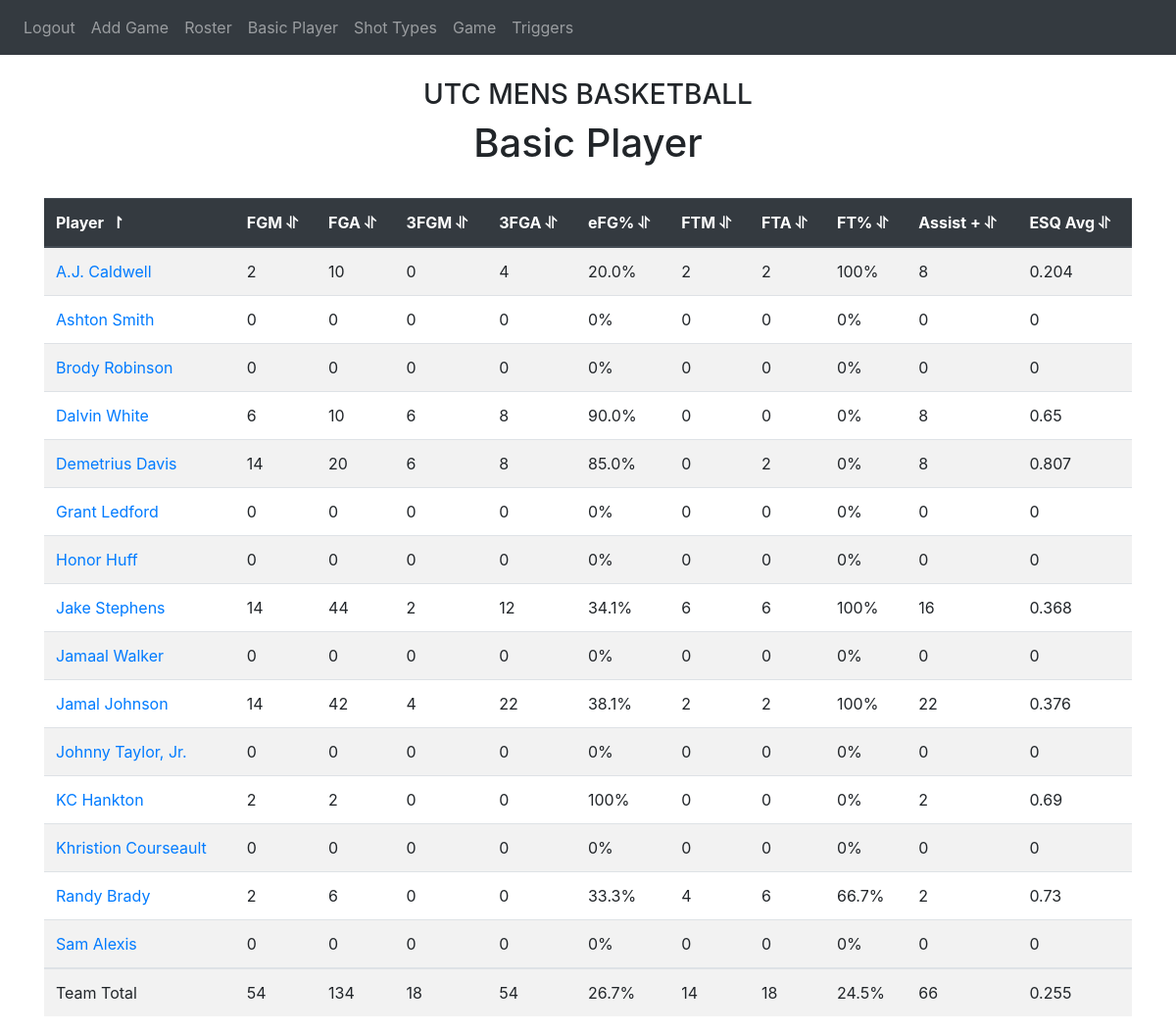
The app's page /basic_player (signed in) with its own data.
### website/models.py (models this page shows)
class Player(db.Model):
    id = db.Column(db.Integer, primary_key = True)
    number = db.Column(db.Integer)
    initials = db.Column(db.String(5))
    name = db.Column(db.String(30))

### website/views.py (the view)
@views.route('/basic_player', methods=['GET','POST'])
@login_required
def basic_player():
    players = db.session.query(Player).all()
    fgms=0
    fgas=0
    fgm3s=0
    fga3s=0
    efgs=0
    ftms=0
    ftas=0
    ftpercs=0
    assists=0
    esqs=0
    fgm = []
    fga = []
    fgm3 = []
    fga3 = []
    efg = []
    ftm = []
    fta = []
    ftperc = []
    assist = []
    esq = []
    for player in players:
            getcontext().prec = 3
            fgm_ = Decimal(db.session.query(Possession).filter(and_(Possession.shooter==player.id,Possession.result=="Make")).count())
            fgm3_ = Decimal(db.session.query(Possession).filter(and_(Possession.shooter==player.id, Possession.result=="Make", (or_(Possession.shot=="SB3", Possession.shot=="D3", Possession.shot =="PT3", Possession.shot == "NP3")))).count())
            fga_ = Decimal(db.session.query(Possession).filter(Possession.shooter==player.id).count())
            if fga_ != 0:
                efg_ = ((fgm_ + (Decimal(.5)*fgm3_)) / fga_)* (Decimal(100))
                efg.append(efg_)
                efgs += efg_
            else:
                efg.append(0)
            fgm.append(db.session.query(Possession).filter(and_(Possession.shooter==player.id,Possession.result=="Make")).count())
            fgms += db.session.query(Possession).filter(and_(Possession.shooter==player.id,Possession.result=="Make")).count()
            fga.append(db.session.query(Possession).filter(Possession.shooter==player.id).count())
            fgas += db.session.query(Possession).filter(Possession.shooter==player.id).count()
            fgm3.append(db.session.query(Possession).filter(and_(Possession.shooter==player.id, Possession.result=="Make", (or_(Possession.shot=="SB3", Possession.shot=="D3", Possession.shot =="PT3", Possession.shot == "NP3")))).count())
            fgm3s += db.session.query(Possession).filter(and_(Possession.shooter==player.id, Possession.result=="Make", (or_(Possession.shot=="SB3", Possession.shot=="D3", Possession.shot =="PT3", Possession.shot == "NP3")))).count()
            fga3.append(db.session.query(Possession).filter(and_(Possession.shooter==player.id, (or_(Possession.shot=="SB3", Possession.shot=="D3", Possession.shot =="PT3", Possession.shot == "NP3")))).count())
            fga3s += db.session.query(Possession).filter(and_(Possession.shooter==player.id, (or_(Possession.shot=="SB3", Possession.shot=="D3", Possession.shot =="PT3", Possession.shot == "NP3")))).count()
            ftm.append(db.session.query(Possession).filter(and_(Possession.shooter==player.id, (or_(Possession.ftm==1, Possession.ftm ==2)))).count())
            ftm_ = Decimal(db.session.query(Possession).filter(and_(Possession.shooter==player.id, (or_(Possession.ftm==1, Possession.ftm ==2)))).count())
            ftms += ftm_
            fta.append(db.session.query(Possession).filter(and_(Possession.shooter==player.id, (or_(Possession.fta==1, Possession.fta ==2)))).count())
            fta_ = Decimal(db.session.query(Possession).filter(and_(Possession.shooter==player.id, (or_(Possession.fta==1, Possession.fta ==2)))).count())
            ftas += fta_
            esq_ = db.session.query(Possession.esq).filter(and_(Possession.shooter==player.id,Possession.result=="Make")).all()
            getcontext().prec = 5
            sum = Decimal(0)
            for x in esq_:
                sum = sum + Decimal(x[0])
                if player.name == "Demetrius Davis":
                    print(Decimal(x[0]))
            if player.name == "Demetrius Davis":
                print(sum)
            esq_ = sum
            getcontext().prec = 3
            if fga_ != 0:
                esq_ = (esq_ / fga_)#* Decimal(100)
                esq.append(esq_)
                esqs += esq_
            else:
                esq.append(0)
            if fta_ != 0:
                ftperc_ = (ftm_ / fta_) * (Decimal(100))
                ftperc.append(ftperc_)
                ftpercs += ftperc_
            else:
                ftperc.append(0)
            assist.append(db.session.query(Possession).filter(and_(Possession.shooter==player.id,Possession.assist==1)).count())
            assists += db.session.query(Possession).filter(and_(Possession.shooter==player.id,Possession.assist==1)).count()
    efgs = efgs / Decimal(len(players))
    ftpercs = ftpercs / Decimal(len(players))
    print("ESQQQQQQQQQQQQQQQQQQQQQQQQQQQQQQQQQQ")
    print(esqs)
    esqs = esqs / Decimal(len(players))
    sum = {'fgm': fgms,
           'fga': fgas,
           'fgm3': fgm3s,
           'fga3': fga3s,
           'efg': efgs,
           'ftm': ftms,
           'fta': ftas,
           'ftperc': ftpercs,
           'assist': assists,
           'esq': esqs
           }
    return render_template("basic_player.html",user=current_user,players=players, fgm = fgm , fga = fga, fgm3 = fgm3 , fga3 =fga3, efg=efg, ftm=ftm, fta=fta, ftperc = ftperc, assist = assist, esq = esq , sum=sum)

### website/__init__.py (called while the page is built)
def create_app():
    app = Flask(__name__)
    app.config['SECRET_KEY'] = 'sdlkasdjfslkjl'
    app.config['SQLALCHEMY_DATABASE_URI'] = f'sqlite:///{DB_NAME}'
    db.init_app(app)
    from .views import views
    from .auth import auth
    app.register_blueprint(views,url_prefix='/')
    app.register_blueprint(auth,url_prefix='/')
    from .models import User, Note
    with app.app_context():
        db.create_all()
    login_manager = LoginManager()
    login_manager.login_view = 'auth.login'
    login_manager.init_app(app)
    @login_manager.user_loader
    def load_user(id):
        return User.query.get(int(id))
    with app.app_context():
        return app

### website/templates/basic_player.html (shortened to what this page needs)
{%extends "base.html"%} {%block style%}
<link
      rel="stylesheet"
      href="../static/tablesort.css"
    />
    <link href="//maxcdn.bootstrapcdn.com/font-awesome/4.1.0/css/font-awesome.min.css" rel="stylesheet">
{%endblock%}{% block title%}Home{%endblock%} {%block content%}
<h3 align="center">UTC MENS BASKETBALL</h3>
<h1 align="center">Basic Player</h1>
<div class="table-responsive">
<table class='table table-striped' >
  <thead class = 'thead-dark'>
  <tr>
    <th >Player</th>
    <th>FGM</th>
    <th>FGA</th>
    <th>3FGM</th>
    <th>3FGA</th>
    <th>eFG%</th>
    <th>FTM</th>
    <th>FTA</th>
    <th>FT%</th>
    <th>Assist +</th>
    <th>ESQ Avg</th>
  </tr>
</thead>
<tbody>
  {%for i in range(0,(players | length))%}
    {% set efgb = 0 %}
    {%set ftpercb = 0 %}
    {%set esqb = 0 %}
  <tr>
    {%if efg[i] != None%}
      {%set efgb = efg[i] %}
      {%endif%}
    {%if ftperc[i] != None%}
      {%set ftpercb = ftperc[i] %}
      {%endif%}
    {%if esq[i] != None%}
      {%set esqb = esq[i] %}
      {%endif%}
    <td><a href = ""onClick="enterPlayerdep({{players[i].id}}, {{fgm[i]}}, {{fga[i]}}, {{fgm3[i]}}, {{fga3[i]}} ,  {{efgb}} , {{ftm[i]}}, {{fta[i]}}, {{ftpercb}} ,{{assist[i]}}, {{esqb}})">{{players[i].name}}</a></td>
    <td>{{fgm[i]}}</td>
    <td>{{fga[i]}}</td>
    <td>{{fgm3[i]}}</td>
    <td>{{fga3[i]}}</td>
    {%if efg[i] != None%}
    <td>
      {{efg[i]}}{{"%"}}</td>
      {%else%}
      <td>
        {{efg[i]}}</td>
      {%endif%}
    <td>{{ftm[i]}}</td>
    <td>{{fta[i]}}</td>
    {%if ftperc[i] != None%}
    <td>
      {{ftperc[i]}}{{"%"}}</td>
      {%else%}
      <td>
        {{ftperc[i]}}</td>
      {%endif%}
    <td>{{assist[i]}}</td>
    <td>{{esq[i]}}</td>
  </tr>
  {%endfor%}
</tbody>
  <tr>
    <td>Team Total</td>
    <td>{{sum['fgm']}}</td>
    <td>{{sum['fga']}}</td>
    <td>{{sum['fgm3']}}</td>
    <td>{{sum['fga3']}}</td>
    <td>{{sum['efg']}}{{"%"}}</td>
    <td>{{sum['ftm']}}</td>
    <td>{{sum['fta']}}</td>
    <td>{{sum['ftperc']}}{{"%"}}</td>
    <td>{{sum['assist']}}</td>
    <td>{{sum['esq']}}</td>
  </tr>
</table>
</div>
{%endblock%}

### website/templates/base.html (shortened to what this page needs)
<!DOCTYPE html>
<html>
  <head>
    <link
      rel="stylesheet"
      href="https://stackpath.bootstrapcdn.com/bootstrap/4.4.1/css/bootstrap.min.css"
    />
    <link
      rel="stylesheet"
      href="https://stackpath.bootstrapcdn.com/font-awesome/4.7.0/css/font-awesome.min.css"
    />
    {%block style%}{%endblock%}
  </head>
  <body>
    <nav class="navbar navbar-expand-lg navbar-dark bg-dark">
      <div class="collapse navbar-collapse" id="navbar">
        <div class="navbar-nav">
          {%if user.is_authenticated%}
          <a class="nav-item nav-link" id="logout" href="/logout">Logout</a>
          <a class="nav-item nav-link" id="home" href="/">Add Game</a>
          <a class="nav-item nav-link" id="roster" href="/roster">Roster</a>
          <a class="nav-item nav-link" id="basic_player" href="/basic_player">Basic Player</a>
          <a class="nav-item nav-link" id="shot_types" href="/shot_types">Shot Types</a>
           <a class="nav-item nav-link" id="games" href="/games">Game</a>
          <a class="nav-item nav-link" id="triggers" href="/triggers">Triggers</a>
          {%else%}
          <a class="nav-item nav-link" id="login" href="/login">Login</a>
          <a class="nav-item nav-link" id="signUp" href="/sign-up">Sign Up</a>
          {%endif%}
        </div>
      </div>
    </nav>
    <div class="container">{%block content%} {%endblock%}</div>
  </body>
</html>

### website/static/tablesort.css (style rules this page uses)
.table-striped th { cursor: pointer; }
.table-striped th::after { content: '\00A0\⥯' }
.table-striped .th-sort-asc::after { content: '\00A0\00A0\↾'; }
.table-striped .th-sort-asc, .table-striped .th-sort-desc { background: rgba(168, 27, 27, 0.1); }

### records on screen
Player: name "A.J. Caldwell"
Player: name "KC Hankton"
Player: name "Jamaal Walker"
Player: name "Honor Huff"
Player: name "Sam Alexis"
Player: name "Jamal Johnson"
Player: name "Dalvin White"
Player: name "Ashton Smith"
Player: name "Johnny Taylor, Jr."
Player: name "Khristion Courseault"
Player: name "Demetrius Davis"
Player: name "Jake Stephens"
Player: name "Randy Brady"
Player: name "Grant Ledford"
Player: name "Brody Robinson"

### other values on screen
{{ fgm[i] }} "2" "2" "0" "0" "0" "14" "6" "0" "0" "0" "14" "14" "2" "0" "0"
{{ fga[i] }} "10" "2" "0" "0" "0" "42" "10" "0" "0" "0" "20" "44" "6" "0" "0"
{{ fgm3[i] }} "0" "0" "0" "0" "0" "4" "6" "0" "0" "0" "6" "2" "0" "0" "0"
{{ fga3[i] }} "4" "0" "0" "0" "0" "22" "8" "0" "0" "0" "8" "12" "0" "0" "0"
{{ efg[i] }} "20.0" "100" "0" "0" "0" "38.1" "90.0" "0" "0" "0" "85.0" "34.1" "33.3" "0" "0"
{{ "%" }} "%" "%" "%" "%" "%" "%" "%" "%" "%" "%" "%" "%" "%" "%" "%"
{{ ftm[i] }} "2" "0" "0" "0" "0" "2" "0" "0" "0" "0" "0" "6" "4" "0" "0"
{{ fta[i] }} "2" "0" "0" "0" "0" "2" "0" "0" "0" "0" "2" "6" "6" "0" "0"
{{ ftperc[i] }} "100" "0" "0" "0" "0" "100" "0" "0" "0" "0" "0" "100" "66.7" "0" "0"
{{ assist[i] }} "8" "2" "0" "0" "0" "22" "8" "0" "0" "0" "8" "16" "2" "0" "0"
{{ esq[i] }} "0.204" "0.69" "0" "0" "0" "0.376" "0.65" "0" "0" "0" "0.807" "0.368" "0.73" "0" "0"
{{ sum['fgm'] }} "54"
{{ sum['fga'] }} "134"
{{ sum['fgm3'] }} "18"
{{ sum['fga3'] }} "54"
